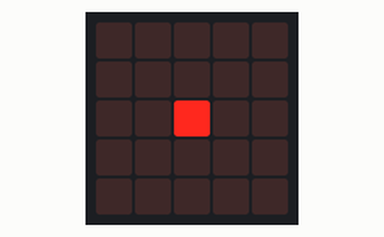
Simulated run of this program. Board: BBC micro:bit (MakeCode). Parts: the board's 5×5 LED display.

Above: at 0.1 s.
At 0.7 s:
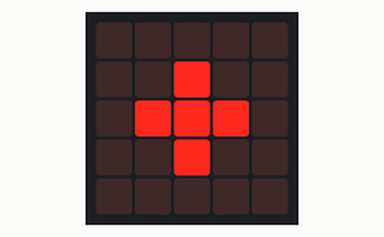
At 1.3 s:
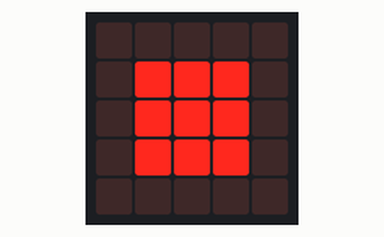
At 2.01 s:
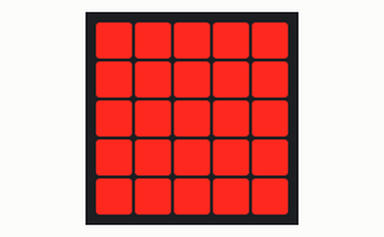

Measured:
- by itself, everything shown: repeats every 2.2 s, in 4 steps
- what the display in image 1 shows lasts 0.6 s, from 0.6 s to 1.2 s
- what the display in image 3 shows lasts 0.4 s, from 1.8 s to 2.2 s

The program:

main.ts
```typescript
basic.forever(function () {
    basic.showLeds(`
        . . . . .
        . . . . .
        . . # . .
        . . . . .
        . . . . .
        `)
    basic.pause(200)
    basic.showLeds(`
        . . . . .
        . . # . .
        . # # # .
        . . # . .
        . . . . .
        `)
    basic.pause(200)
    basic.showLeds(`
        . . . . .
        . # # # .
        . # # # .
        . # # # .
        . . . . .
        `)
    basic.pause(200)
    basic.showLeds(`
        # # # # #
        # # # # #
        # # # # #
        # # # # #
        # # # # #
        `)
})
```

test.ts
```typescript
// aquí va el archivo "tests"; esto no se compilará cuando este paquete se utilice como una extensión.
```
